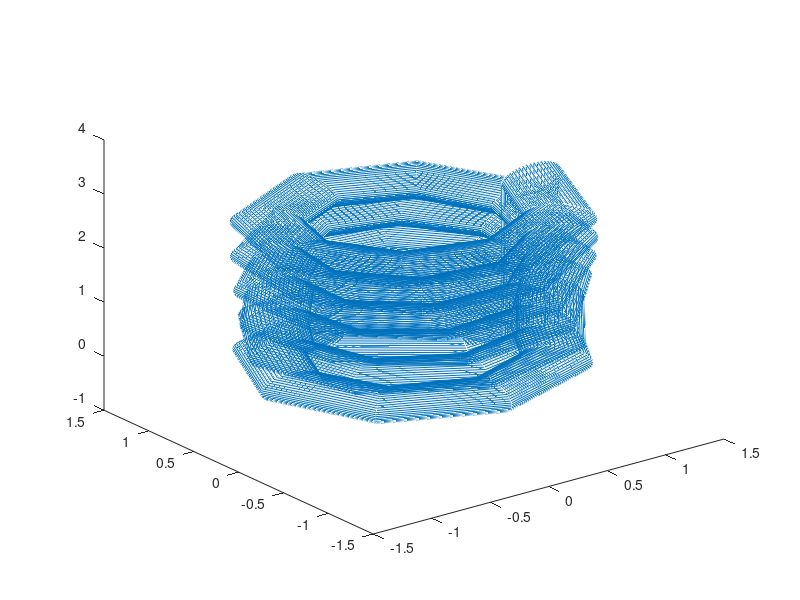

Reproduce this figure in MATLAB.
% defining the parameters
r1 = .25;
r2 = .25;
period_length = 1;
n = 6;
count=1;
u_space=50;
v_space=50;

u=linspace(0, 2 * n * pi, u_space);
v=linspace(0, 2 * pi, v_space);

for i=1:v_space
    for j=1:u_space
        x(count) = (1 - r1 * cos(v(i))) * cos(u(j));
        y(count) = (1 - r1 * cos(v(i))) * sin(u(j));
        z(count) = r2 * (sin(v(i)) + period_length * u(j) / pi);
        count=count+1;
    end 
end
     
plot3(x,y,z);

du=(2*pi)/(u_space-1);
dv=(2*n*pi)/(v_space-1);
final=fopen('Sample12.stl','wt');
for j=1:u_space
    for i=1:v_space
        a(1) = (1 - r1 * cos(v(i))) * cos(u(j));
        b(1) = (1 - r1 * cos(v(i))) * sin(u(j));
        c(1) = r2 * (sin(v(i)) + period_length * u(j) / pi); 
        
        a(2) = (1 - r1 * cos(v(i))) * cos(u(j)+du);
        b(2) = (1 - r1 * cos(v(i))) * sin(u(j)+du);
        c(2) = r2 * (sin(v(i)) + period_length * (u(j)+du) / pi); 
        
        a(3) = (1 - r1 * cos(v(i)+dv)) * cos(u(j)+du);
        b(3) = (1 - r1 * cos(v(i)+dv)) * sin(u(j)+du);
        c(3) = r2 * (sin(v(i)+dv) + period_length * (u(j)+du) / pi); 
        
        d1 = [ a(2)-a(1) ; b(2)-b(1) ; c(2)-c(1) ];
        e1 = [ a(3)-a(1) ; b(3)-b(1) ; c(3)-c(1) ];
        n1 = [ d1(2)*e1(3)-d1(3)*e1(2) ;d1(3)*e1(1)-d1(1)*e1(3) ;d1(1)*e1(2)-d1(2)*e1(1) ];

        a(4) = (1 - r1 * cos(v(i))) * cos(u(j));
        b(4) = (1 - r1 * cos(v(i))) * sin(u(j));
        c(4) = r2 * (sin(v(i)) + period_length * u(j) / pi); 
        
        a(5) = (1 - r1 * cos(v(i)+dv)) * cos(u(j));
        b(5) = (1 - r1 * cos(v(i)+dv)) * sin(u(j));
        c(5) = r2 * (sin(v(i)+dv) + period_length * (u(j)) / pi); 
        
        a(6) = (1 - r1 * cos(v(i)+dv)) * cos(u(j)+du);
        b(6) = (1 - r1 * cos(v(i)+dv)) * sin(u(j)+du);
        c(6) = r2 * (sin(v(i)+dv) + period_length * (u(j)+du) / pi); 
        
        d2 = [ a(2)-a(1) ; b(2)-b(1) ; c(2)-c(1) ];
        e2 = [ a(3)-a(1) ; b(3)-b(1) ; c(3)-c(1) ];
        n2 = [ d2(2)*e2(3)-d2(3)*e2(2) ;d2(3)*e2(1)-d2(1)*e2(3) ;d2(1)*e2(2)-d2(2)*e2(1) ];
        
        formatSpec= 'facet normal %f %f %f\n  outerloop\n   vertex %f %f %f\n   vertex %f %f %f\n   vertex %f %f %f\n  endloop\n endfacet\n facet normal %f %f %f\n  outerloop\n   vertex %f %f %f\n   vertex %f %f %f\n   vertex %f %f %f\n  endloop\n endfacet\n';
        fprintf(final,formatSpec,n1(1),n1(2),n1(3),a(1),b(1),c(1),a(2),b(2),c(2),a(3),b(3),c(3),n2(1),n2(2),n2(3),a(4),b(4),c(4),a(5),b(5),c(5),a(6),b(6),c(6));
        end
end
fclose(final);
        
